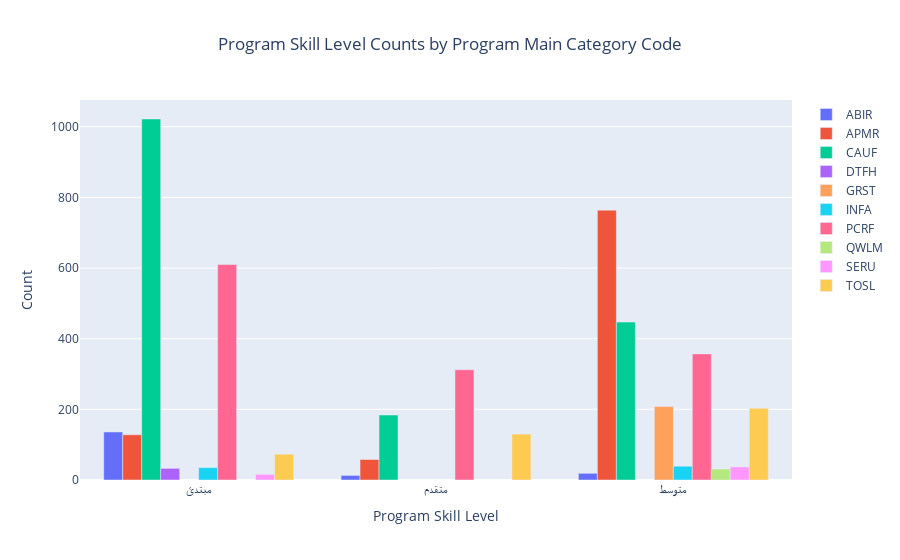

The code cell stored with this chart in its notebook:
### Code cell
fig = go.Figure()

for category in grouped_data['Program Main Category Code'].unique():
    category_data = grouped_data[grouped_data['Program Main Category Code'] == category]
    fig.add_trace(
        go.Bar(
            x=category_data['Program Skill Level'],
            y=category_data['Count'],
            name=category  # Legend for the Program Main Category Code
        )
    )

# Updating layout for better visualization
fig.update_layout(
    title='Program Skill Level Counts by Program Main Category Code',
    xaxis_title='Program Skill Level',
    yaxis_title='Count',
    barmode='group',  # Group bars by category
    title_x=0.5  # Center the title
)

# Display the chart
fig.show()

### Figure 1 — Plotly figure (JSON) as saved in the notebook; plotly's stock layout.template omitted (floating-point values rounded to 4 significant figures)
{"data": [{"name": "ABIR", "type": "bar", "x": ["مبتدئ", "متقدم", "متوسط"], "y": [136, 13, 19]}, {"name": "APMR", "type": "bar", "x": ["مبتدئ", "متقدم", "متوسط"], "y": [128, 58, 764]}, {"name": "CAUF", "type": "bar", "x": ["مبتدئ", "متقدم", "متوسط"], "y": [1022, 184, 447]}, {"name": "DTFH", "type": "bar", "x": ["مبتدئ"], "y": [33]}, {"name": "GRST", "type": "bar", "x": ["متوسط"], "y": [208]}, {"name": "INFA", "type": "bar", "x": ["مبتدئ", "متوسط"], "y": [35, 39]}, {"name": "PCRF", "type": "bar", "x": ["مبتدئ", "متقدم", "متوسط"], "y": [610, 312, 357]}, {"name": "QWLM", "type": "bar", "x": ["متوسط"], "y": [31]}, {"name": "SERU", "type": "bar", "x": ["مبتدئ", "متوسط"], "y": [16, 37]}, {"name": "TOSL", "type": "bar", "x": ["مبتدئ", "متقدم", "متوسط"], "y": [73, 130, 203]}], "layout": {"barmode": "group", "title": {"text": "Program Skill Level Counts by Program Main Category Code", "x": 0.5}, "xaxis": {"title": {"text": "Program Skill Level"}}, "yaxis": {"title": {"text": "Count"}}}}
